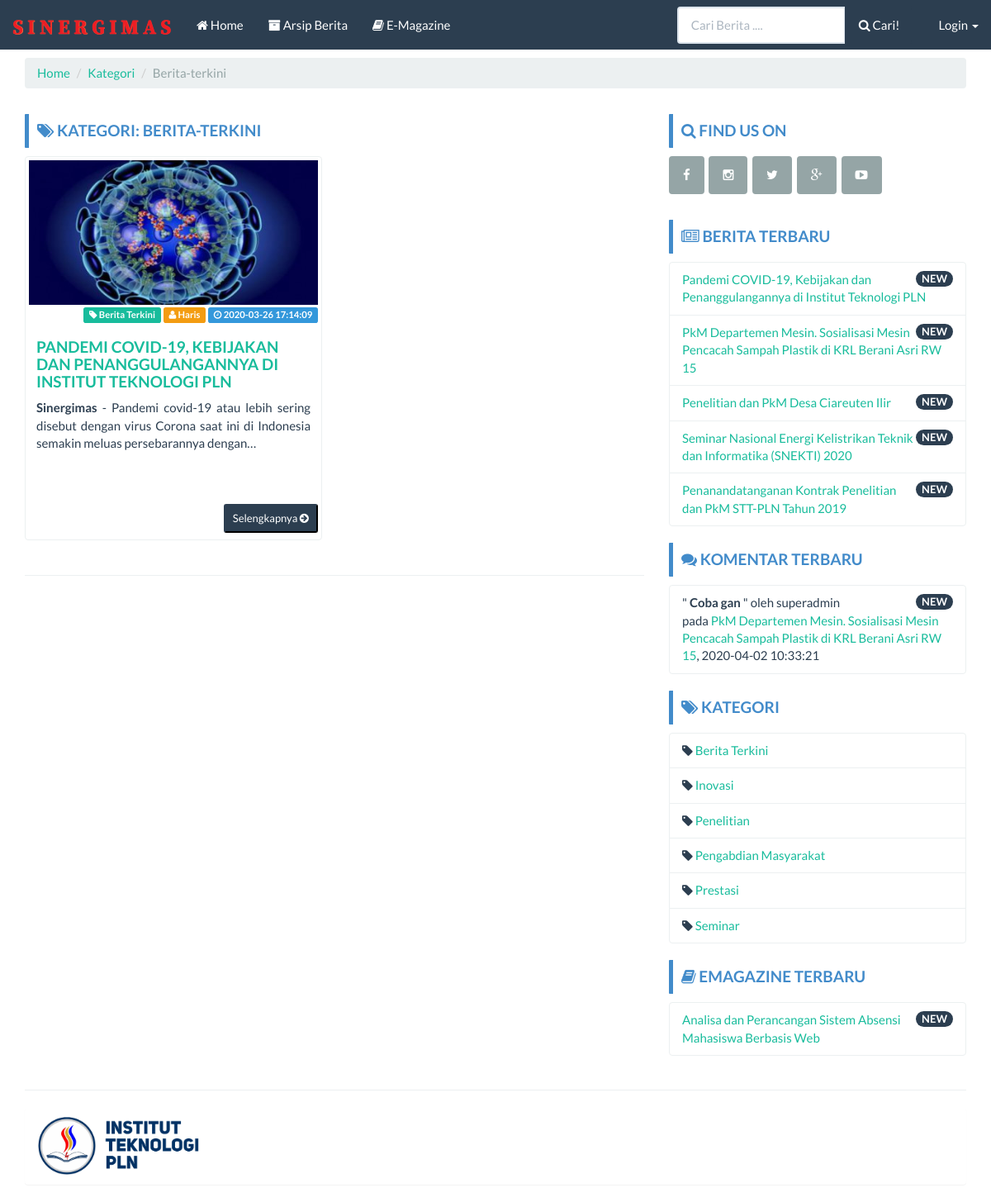
Page /berita/kategori/berita-terkini on the committed database.
### tables this page shows
CREATE TABLE `berita` (
  `id_berita` int(11) NOT NULL,
  `judul_berita` varchar(100) NOT NULL,
  `judul_seo` varchar(100) NOT NULL,
  `isi_berita` text NOT NULL,
  `kategori` varchar(25) NOT NULL,
  `author` char(20) NOT NULL,
  `publish` char(7) NOT NULL,
  `userfile` text NOT NULL,
  `userfile_type` char(10) NOT NULL,
  `userfile_size` int(11) NOT NULL,
  `uploader` char(20) NOT NULL,
  `time_upload` datetime NOT NULL DEFAULT current_timestamp(),
  `updater` char(20) NOT NULL,
  `time_update` datetime NOT NULL DEFAULT current_timestamp()
);

CREATE TABLE `komentar` (
  `id_komentar` int(11) NOT NULL,
  `nama` char(20) NOT NULL DEFAULT '0',
  `id_berita` int(11) DEFAULT NULL,
  `isi_komentar` text DEFAULT NULL,
  `status` char(5) DEFAULT NULL,
  `time_upload` datetime NOT NULL DEFAULT current_timestamp(),
  `verifikator` char(20) DEFAULT NULL,
  `time_verif` datetime NOT NULL DEFAULT current_timestamp() ON UPDATE current_timestamp()
);

CREATE TABLE `kategori` (
  `id_kategori` int(11) NOT NULL,
  `judul_kategori` varchar(25) NOT NULL,
  `kategori_seo` varchar(25) NOT NULL
);

CREATE TABLE `emagazine` (
  `id_emag` int(11) NOT NULL,
  `judul_emag` varchar(100) NOT NULL,
  `judul_seo` varchar(100) NOT NULL,
  `isi_link` text NOT NULL,
  `kategori` varchar(25) NOT NULL,
  `author` char(20) NOT NULL,
  `publish` char(7) NOT NULL,
  `userfile` text NOT NULL,
  `userfile_type` char(10) NOT NULL,
  `userfile_size` int(11) NOT NULL,
  `uploader` char(20) NOT NULL,
  `time_upload` datetime NOT NULL DEFAULT current_timestamp(),
  `updater` char(20) NOT NULL,
  `time_update` datetime NOT NULL DEFAULT current_timestamp()
);

### application/controllers/Berita.php (called while the page is built, shortened)
<?php
class Berita extends CI_Controller {
	function __construct()
  {
    $this->load->model('Berita_model');
    $this->load->model('Featured_model');
    $this->load->model('Kategori_model');
    $this->load->model('Emagazine_model');
    $this->data['get_all_berita_sidebar']   = $this->Berita_model->get_all_berita_sidebar();
    $this->data['get_all_kategori_sidebar'] = $this->Kategori_model->get_all_kategori_sidebar();
    $this->data['get_all_komentar_sidebar'] = $this->Berita_model->get_all_komentar_sidebar();
    $this->data['get_all_emagazine_sidebar']= $this->Emagazine_model->get_all_emagazine_sidebar();
  }
  public function kategori($id)
  {
  	$kat = ucfirst($this->uri->segment(3));
    $this->data['page']        = "Kategori: $kat";
    $this->data['title']        = "Portal Berita CI";
    $this->data['kategori']     = $this->Kategori_model->get_by_id_front($id);
    $this->load->view('front/kategori/body', $this->data);
  }
}

### index.php (called while the page is built, shortened)
<?php
require_once BASEPATH.'core/CodeIgniter.php';

### application/models/Kategori_model.php (called while the page is built, shortened)
<?php  if ( ! defined('BASEPATH')) exit('No direct script access allowed');
class Kategori_model extends CI_Model
{
  public $table = 'kategori';
  function get_all_kategori_sidebar()
  {
    $this->db->order_by('judul_kategori', 'asc');
    return $this->db->get($this->table)->result();
  }
  function get_by_id_front($id)
  {
    $this->db->from('berita');
    $this->db->where('kategori_seo', $id);
    $this->db->join('kategori', 'berita.kategori = kategori.judul_kategori');
    return $this->db->get();
  }
}

### application/models/Berita_model.php (called while the page is built, shortened)
<?php  if ( ! defined('BASEPATH')) exit('No direct script access allowed');
class Berita_model extends CI_Model
{
  public $table = 'berita';
  public $id    = 'id_berita';
  public $order = 'DESC';
  function get_all_berita_sidebar()
  {
    $this->db->limit(5);
    $this->db->where('publish','ya');
    $this->db->order_by($this->id, $this->order);
    return $this->db->get($this->table)->result();
  }
  function get_all_komentar_sidebar()
  {
    $this->db->from($this->table);
    $this->db->where('status', 'ya');
    $this->db->limit(5);
    $this->db->order_by('time_verif', $this->order);
    $this->db->join('komentar', 'berita.id_berita = komentar.id_berita');
    return $this->db->get()->result();
  }
}

### application/models/Emagazine_model.php (called while the page is built, shortened)
<?php if (!defined('BASEPATH')) exit('No direct script access allowed');
class Emagazine_model extends CI_Model
{
	public $table = 'emagazine';
	public $id    = 'id_emag';
	public $order = 'DESC';
	function get_all_emagazine_sidebar()
	{
		$this->db->limit(5);
		$this->db->where('publish', 'ya');
		$this->db->order_by($this->id, $this->order);
		return $this->db->get($this->table)->result();
	}
}

### application/views/front/kategori/body.php (the view, shortened to what this page needs)
<?php $this->load->view('front/home/header'); ?>
<?php $this->load->view('front/navbar'); ?>
<div class="container">
	<ol class="breadcrumb">
	  <li><a href="<?php echo base_url() ?>">Home</a></li>
	  <li><a href="#">Kategori</a></li>
	  <li class="active"><?php echo ucfirst($this->uri->segment(3)); ?></li>
	</ol>
	<div class="row">
		<div class="col-md-8">
			<div class="bs-callout bs-callout-primary">
				<h4><i class="fa fa-tags"></i>
					Kategori:
					<?php echo $this->uri->segment(3); ?>
				</h4>
			</div>
			<div class="row">
			  <?php
			  if($kategori->result() == NULL)
				{
					echo "<p align='center'>Belum ada data</p>";
				}
				else
				{
				  foreach ($kategori->result() as $hasil)
				  {
				    $caption = character_limiter($hasil->isi_berita,150);
			  ?>
			  <div class="col-sm-6 col-md-6">
			    <div class="thumbnail" style="height: 465px">
			      <?php
			      if(empty($hasil->userfile)) {echo "<img src='".base_url()."assets/images/no_image_thumb.png' width='400' height='200'>";}
			      else { echo " <img src='".base_url()."assets/images/berita/".$hasil->userfile.'_thumb'.$hasil->userfile_type."'> ";}
			      ?>
			      <div align="right">
				      <span class="label label-success"><i class="fa fa-tag"></i> <?php echo $hasil->kategori ?></span>
				      <span class="label label-warning"><i class="fa fa-user"></i> <?php echo $hasil->author ?></span>
				      <span class="label label-info"><i class="fa fa-clock-o"></i> <?php echo $hasil->time_upload ?></span>
			      </div>
			      <div class="caption">
			        <h4><a href="<?php echo base_url("berita/read/$hasil->judul_seo ") ?>"><?php echo $hasil->judul_berita ?></a></h4>
			        <div style="text-align: justify;"><?php echo $caption ?></div>
			      </div>
			      <div style="position: absolute;bottom: 30px;right: 20px;">
			        <a href="<?php echo base_url("berita/read/$hasil->judul_seo ") ?>">
			          <button type="button" class="btn-sm btn-primary">
			            Selengkapnya <i class="fa fa-arrow-circle-right"></i>
			          </button>
			        </a>
			      </div>
			    </div>
			  </div>
			  <?php }} ?>
			</div>
			<hr>
		</div>
		<?php $this->load->view('front/sidebar'); ?>

### application/views/front/sidebar.php (shortened to what this page needs)
<div class="col-md-4">
	<div class="bs-callout bs-callout-primary">
		<h4><i class="fa fa-search"></i> Find Us On</h4>
	</div>
	<div class="input-group">
		<button type="button" class="btn btn-default"><i class="fa fa-facebook"></i></button>&nbsp
		<button type="button" class="btn btn-default"><i class="fa fa-instagram"></i></button>&nbsp
		<button type="button" class="btn btn-default"><i class="fa fa-twitter"></i></button>&nbsp
		<button type="button" class="btn btn-default"><i class="fa fa-google-plus"></i></button>&nbsp
		<button type="button" class="btn btn-default"><i class="fa fa-youtube-play"></i></button>&nbsp
	</div>
	<br>
	<div class="bs-callout bs-callout-primary">
		<h4><i class="fa fa-newspaper-o"></i> Berita Terbaru</h4>
	</div>
	<ul class="list-group">
		<?php
		foreach ($get_all_berita_sidebar as $berita_sidebar) {
		?>
			<li class="list-group-item">
				<span class="badge">NEW</span>
				<?php echo anchor('berita/read/' . $berita_sidebar->judul_seo . '', '' . $berita_sidebar->judul_berita . '') ?>
			</li>
		<?php } ?>
	</ul>
	<div class="bs-callout bs-callout-primary">
		<h4><i class="fa fa-comments"></i> Komentar Terbaru</h4>
	</div>
	<ul class="list-group">
		<?php
		foreach ($get_all_komentar_sidebar as $komentar_sidebar) {
		?>
			<li class="list-group-item">
				<span class="badge">NEW</span>
				<?php
				echo ' "<b> ' . $komentar_sidebar->isi_komentar . ' </b> " oleh ' . $komentar_sidebar->nama . ' <br> ';
				echo "pada ";
				echo anchor('berita/read/' . $komentar_sidebar->judul_seo . '', '' . $komentar_sidebar->judul_berita . '');
				echo ", $komentar_sidebar->time_upload";
				?>
			</li>
		<?php } ?>
	</ul>
	<div class="bs-callout bs-callout-primary">
		<h4><i class="fa fa-tags"></i> Kategori</h4>
	</div>
	<ul class="list-group">
		<?php
		foreach ($get_all_kategori_sidebar as $kategori_sidebar) {
		?>
			<li class="list-group-item">
				<i class="fa fa-tag"></i> <?php echo anchor('berita/kategori/' . $kategori_sidebar->kategori_seo . '', '' . $kategori_sidebar->judul_kategori . '') ?>
			</li>
		<?php } ?>
	</ul>
	<div class="bs-callout bs-callout-primary">
		<h4><i class="fa fa-book"></i> Emagazine Terbaru</h4>
	</div>
	<ul class="list-group">
		<?php
		foreach ($get_all_emagazine_sidebar as $emagazine_sidebar) {
		?>
			<li class="list-group-item">
				<span class="badge">NEW</span>
				<?php echo anchor('emagazine/read/' . $emagazine_sidebar->judul_seo . '', '' . $emagazine_sidebar->judul_emag . '') ?>
			</li>
		<?php } ?>
	</ul>
</div>

### assets/template/frontend/css/custom.css (style rules this page uses)
body { padding-top: 70px; }
h4 { font-weight: bold; text-transform: uppercase; }
.bs-callout { padding: 10px; margin-top: 10px; margin-bottom: 10px; border: 0px solid #eee; border-left-width: 5px; border-radius: 1px; }
.bs-callout h4 { margin-top: 0; margin-bottom: 0px; }
.bs-callout-primary { border-left-color: #428bca; }
.bs-callout-primary h4 { color: #428bca; }
a:hover, a:visited, a:link, a:active { text-decoration: none; }

### rows in the picture
berita: userfile+userfile_type (picture), kategori "Berita Terkini", author "Haris", time_upload "2020-03-26 17:14:09", judul_berita "PANDEMI COVID-19, KEBIJAKAN DAN PENANGGULANGANNYA DI INSTITUT TEKNOLOGI PLN", isi_berita "Sinergimas - Pandemi covid-19 atau lebih sering disebut dengan virus Corona saat ini di Indonesia semakin meluas persebarannya dengan…", judul_seo+judul_berita "Pandemi COVID-19, Kebijakan dan Penanggulangannya di Institut Teknologi PLN"
berita: judul_seo+judul_berita "PkM Departemen Mesin. Sosialisasi Mesin Pencacah Sampah Plastik di KRL Berani Asri RW 15"
berita: judul_seo+judul_berita "Penelitian dan PkM Desa Ciareuten Ilir"
berita: judul_seo+judul_berita "Seminar Nasional Energi Kelistrikan Teknik dan Informatika (SNEKTI) 2020"
berita: judul_seo+judul_berita "Penanandatanganan Kontrak Penelitian dan PkM STT-PLN Tahun 2019"
komentar: isi_komentar "Coba gan", nama "superadmin", id_berita.judul_berita "PkM Departemen Mesin. Sosialisasi Mesin Pencacah Sampah Plastik di KRL Berani Asri RW 15", time_upload "2020-04-02 10:33:21"
kategori: kategori_seo+judul_kategori "Berita Terkini"
kategori: kategori_seo+judul_kategori "Inovasi"
kategori: kategori_seo+judul_kategori "Penelitian"
kategori: kategori_seo+judul_kategori "Pengabdian Masyarakat"
kategori: kategori_seo+judul_kategori "Prestasi"
kategori: kategori_seo+judul_kategori "Seminar"
emagazine: judul_seo+judul_emag "Analisa dan Perancangan Sistem Absensi Mahasiswa Berbasis Web"

### other values in the picture
$this->uri->segment(3) "Berita-terkini"
$this->uri->segment(3) "BERITA-TERKINI"
